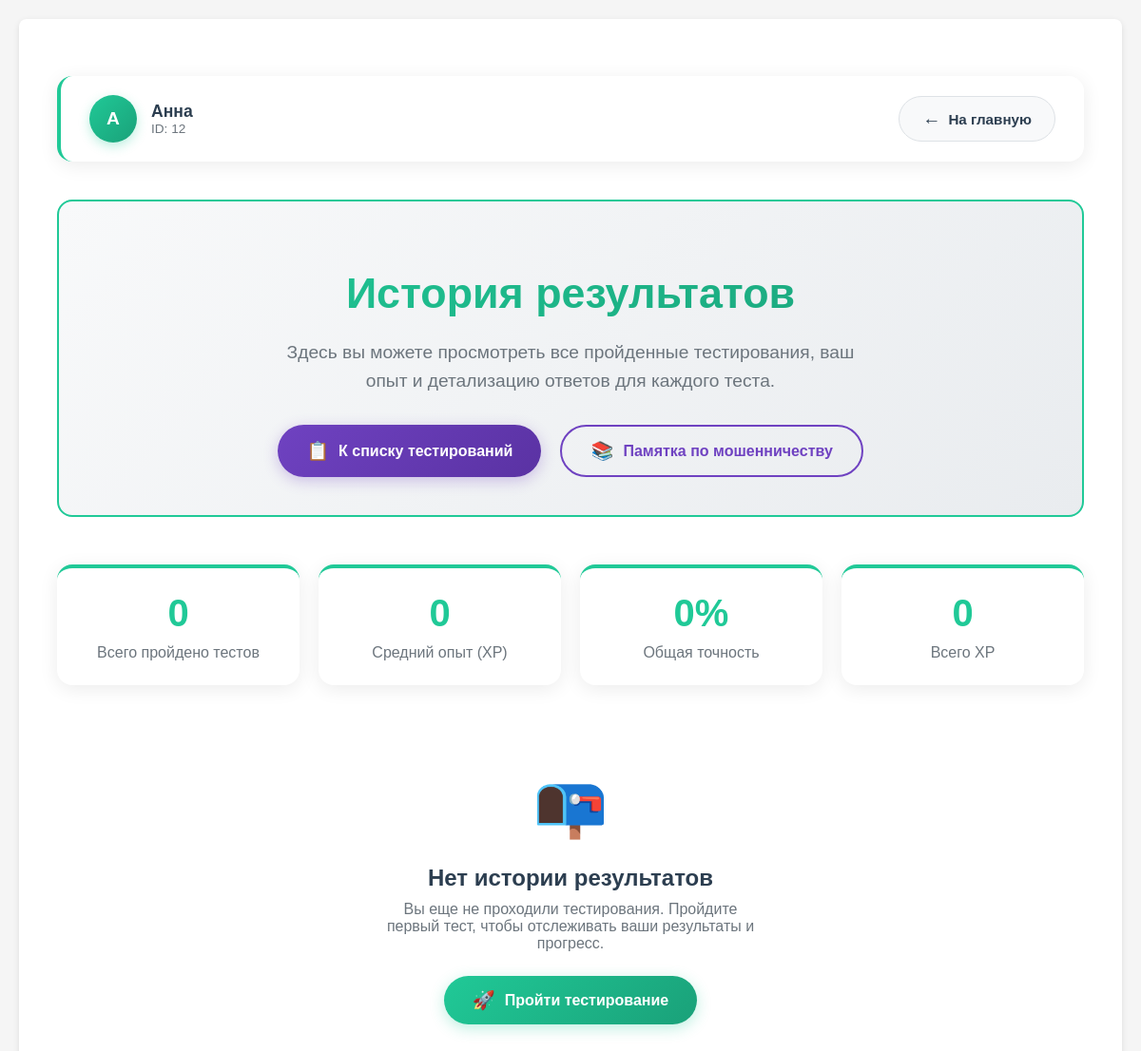
/test_room_preview/history_result (signed in), run on an earlier commit of the app's database.
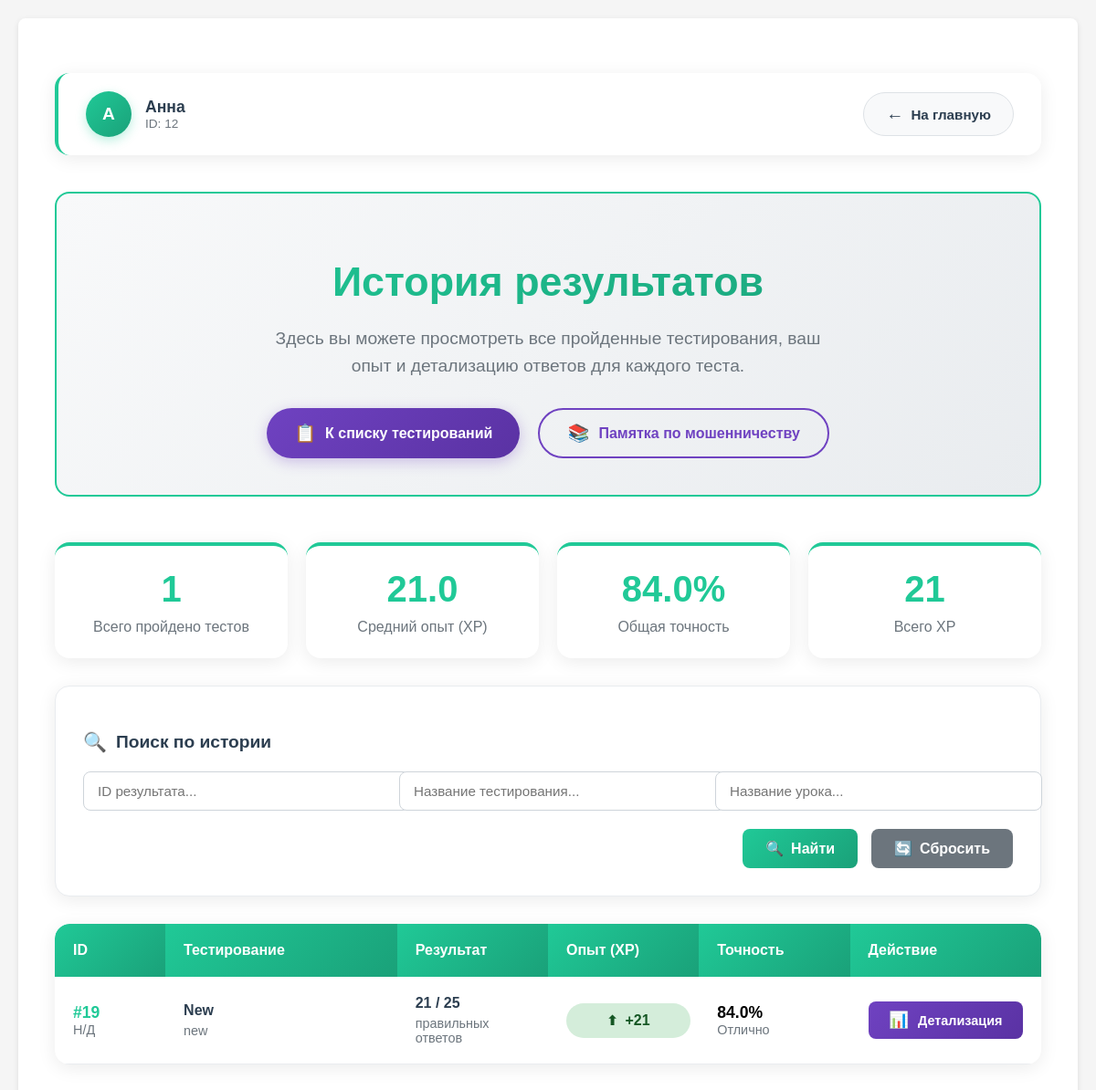
And on a later commit of the database.
### app.py (models this page shows, shortened)
class User(db.Model, UserMixin):
    __tablename__ = 'Users'
    id =  db.Column(db.Integer, primary_key=True)
    username = db.Column(db.String(64), unique=True, nullable=False)
    password_hash = db.Column(db.String(64), nullable=False)
    privileges = db.Column(db.Integer, default = 0)

class Result(db.Model):
    __tablename__ = 'Results'
    id = db.Column(db.Integer, primary_key=True)
    testing_id = db.Column(db.Integer, nullable=False)
    lesson_id = db.Column(db.Integer, nullable=False)
    user_id = db.Column(db.Integer, nullable=False)
    score = db.Column(db.Integer, nullable=False)
    correct_answers_id = db.Column(db.JSON, nullable=False)
    wrong_answers_id = db.Column(db.JSON, nullable=False)

class Testing(db.Model):
    __tablename__ = 'Testings'
    id = db.Column(db.Integer, primary_key=True)
    name = db.Column(db.String(64), unique=True, nullable=False)
    status = db.Column(db.Boolean, nullable=False)
    lesson_id = db.Column(db.Integer, nullable=False)
    group_id = db.Column(db.JSON, nullable=False)

class Lesson(db.Model):
    __tablename__ = 'Lessons'
    id = db.Column(db.Integer, primary_key=True)
    name = db.Column(db.String(64), unique=True, nullable=False)
    time = db.Column(db.Integer, nullable=False)
    price_correct = db.Column(db.Integer, default=1)
    price_wrong = db.Column(db.Integer, default=-1)
    questions = db.Column(db.JSON, nullable=False)

### app.py (the view)
@app.route('/test_room_preview/history_result')
def history_result():
    curent_user = User.query.filter(
        User.username.ilike(session.get('curent_user'))
    ).first()
    if not curent_user:
        return redirect(url_for('login'))
    results = Result.query.filter_by(user_id=curent_user.id).all()
    testing_ids = {r.testing_id for r in results if r.testing_id}
    lesson_ids = {r.lesson_id for r in results if r.lesson_id}
    testings_dict = {}
    if testing_ids:
        testings = Testing.query.filter(Testing.id.in_(testing_ids)).all()
        testings_dict = {t.id: t for t in testings}
    lessons_dict = {}
    if lesson_ids:
        lessons = Lesson.query.filter(Lesson.id.in_(lesson_ids)).all()
        lessons_dict = {l.id: l for l in lessons}
    return render_template('history_result.html',
                           user=curent_user,
                           results=results,
                           testings_dict=testings_dict,
                           lessons_dict=lessons_dict)

### app.py (called while the page is built)
@login_manager.user_loader
def load_user(user_id):
    return User.query.get(int(user_id))

### templates/history_result.html (shortened to what this page needs)
{% extends 'base.html' %}
{% block content %}
<div class="history-container">
    <div class="top-bar">
        <div class="user-info">
            <div class="user-avatar">
                {{ user.username[:1]|upper }}
            </div>
            <div>
                <div class="user-name">{{ user.username }}</div>
                <div class="user-id">ID: {{ user.id }}</div>
            </div>
        </div>
        <a href="{{ url_for('index') }}" class="back-button">
            <span style="font-size: 1.2rem;">←</span>
            На главную
        </a>
    </div>
    <div class="header-section">
        <h1 class="header-title">История результатов</h1>
        <p class="header-subtitle">
            Здесь вы можете просмотреть все пройденные тестирования,
            ваш опыт и детализацию ответов для каждого теста.
        </p>
        <div class="action-buttons">
            <a href="{{ url_for('test_room_preview') }}" class="testing-button">
                <span style="font-size: 1.2rem;">📋</span>
                К списку тестирований
            </a>
            <a href="{{ url_for('test_room_memo') }}" class="memo-button">
                <span style="font-size: 1.2rem;">📚</span>
                Памятка по мошенничеству
            </a>
        </div>
    </div>
    <div class="stats-container">
        <div class="stat-card">
            <div class="stat-value">{{ results|length }}</div>
            <div class="stat-label">Всего пройдено тестов</div>
        </div>
        <div class="stat-card">
            <div class="stat-value">
                {% if results|length > 0 %}
                    {{ (results|map(attribute='score')|sum / results|length)|round(1) }}
                {% else %}
                    0
                {% endif %}
            </div>
            <div class="stat-label">Средний опыт (XP)</div>
        </div>
        <div class="stat-card">
            <div class="stat-value">
                {% if results|length > 0 %}
                    {% set total_correct = results|map(attribute='correct_answers_id')|map('length')|sum %}
                    {% set total_questions = results|map(attribute='correct_answers_id')|map('length')|sum +
                                            results|map(attribute='wrong_answers_id')|map('length')|sum %}
                    {{ ((total_correct / total_questions * 100) if total_questions > 0 else 0)|round(1) }}%
                {% else %}
                    0%
                {% endif %}
            </div>
            <div class="stat-label">Общая точность</div>
        </div>
        <div class="stat-card">
            <div class="stat-value">
                {% if results|length > 0 %}
                    {{ results|map(attribute='score')|sum }}
                {% else %}
                    0
                {% endif %}
            </div>
            <div class="stat-label">Всего XP</div>
        </div>
    </div>
    {% if results|length > 0 %}
    <div class="filters-container">
        <h3 class="filters-title">
            <span style="font-size: 1.3rem;">🔍</span>
            Поиск по истории
        </h3>
        <div class="filters-grid">
            <div>
                <input type="text" id="searchResultID" class="filter-input"
                       placeholder="ID результата...">
            </div>
            <div>
                <input type="text" id="searchTestingName" class="filter-input"
                       placeholder="Название тестирования...">
            </div>
            <div>
                <input type="text" id="searchLessonName" class="filter-input"
                       placeholder="Название урока...">
            </div>
        </div>
        <div class="filter-actions">
            <button type="button" class="filter-btn search-btn" onclick="searchResultsTable()">
                <span style="font-size: 1rem;">🔍</span>
                Найти
            </button>
            <button type="button" class="filter-btn reset-btn" onclick="clearResultsSearch()">
                <span style="font-size: 1rem;">🔄</span>
                Сбросить
            </button>
        </div>
    </div>
    <div class="results-table-container">
        <div class="table-scroll">
            <table class="results-table">
                <thead>
                    <tr>
                        <th style="width: 10%">ID</th>
                        <th style="width: 25%">Тестирование</th>
                        <th style="width: 15%">Результат</th>
                        <th style="width: 15%">Опыт (XP)</th>
                        <th style="width: 15%">Точность</th>
                        <th style="width: 20%">Действие</th>
                    </tr>
                </thead>
                <tbody id="resultsTableBody">
                    {% for result in results %}
                    {% set testing = testings_dict.get(result.testing_id) %}
                    {% set lesson = lessons_dict.get(result.lesson_id) %}
                    <tr class="result-row">
                        <td>
                            <div class="result-id">#{{ result.id }}</div>
                            <div class="date-info">
                                Н/Д
                            </div>
                        </td>
                        <td>
                            {% if testing %}
                                <div class="testing-info">{{ testing.name }}</div>
                            {% else %}
                                <div style="color: #dc3545; font-weight: 600;">
                                    <span style="font-size: 0.9rem;">⚠️</span> Тестирование удалено
                                </div>
                            {% endif %}
                            {% if lesson %}
                                <div class="lesson-info">{{ lesson.name }}</div>
                            {% else %}
                                <div class="lesson-info">Урок удален</div>
                            {% endif %}
                        </td>
                        <td>
                            {% set correct_count = result.correct_answers_id|length if result.correct_answers_id else 0 %}
                            {% set wrong_count = result.wrong_answers_id|length if result.wrong_answers_id else 0 %}
                            {% set total = correct_count + wrong_count %}
                            <div class="testing-info">
                                {{ correct_count }} / {{ total }}
                            </div>
                            <div class="lesson-info">
                                правильных ответов
                            </div>
                        </td>
                        <td>
                            {% if result.score > 0 %}
                                <span class="score-badge score-positive">
                                    <span style="font-size: 0.9rem;">⬆</span>
                                    +{{ result.score }}
                                </span>
                            {% elif result.score < 0 %}
                                <span class="score-badge score-negative">
                                    <span style="font-size: 0.9rem;">⬇</span>
                                    {{ result.score }}
                                </span>
                            {% else %}
                                <span class="score-badge score-neutral">
                                    <span style="font-size: 0.9rem;">↔</span>
                                    {{ result.score }}
                                </span>
                            {% endif %}
                        </td>
                        <td>
                            {% set correct_count = result.correct_answers_id|length if result.correct_answers_id else 0 %}
                            {% set wrong_count = result.wrong_answers_id|length if result.wrong_answers_id else 0 %}
                            {% set total = correct_count + wrong_count %}
                            {% set accuracy = (correct_count / total * 100) if total > 0 else 0 %}
                            <div class="accuracy-cell">
                                {{ accuracy|round(1) }}%
                            </div>
                            <div class="lesson-info">
                                {% if accuracy >= 80 %}
                                    Отлично
                                {% elif accuracy >= 60 %}
                                    Хорошо
                                {% else %}
                                    Низкая
                                {% endif %}
                            </div>
                        </td>
                        <td>
                            <button class="details-button"
                                    onclick="showResultDetails('{{ result.testing_id }}', '{{ result.user_id }}')">
                                <span style="font-size: 1.1rem;">📊</span>
                                Детализация
                            </button>
                        </td>
                    </tr>
                    {% endfor %}
                </tbody>
            </table>
        </div>
    </div>
    {% else %}
    <div class="no-results">
        <div class="no-results-icon">📭</div>
        <h3 class="no-results-title">Нет истории результатов</h3>
        <p class="no-results-text">
            Вы еще не проходили тестирования. Пройдите первый тест,
            чтобы отслеживать ваши результаты и прогресс.
        </p>
        <a href="{{ url_for('test_room_preview') }}" class="take-test-btn">
            <span style="font-size: 1.2rem;">🚀</span>
            Пройти тестирование
        </a>
    </div>
    {% endif %}
</div>
{% endblock %}
{% set show_footer = False %}

### templates/base.html (shortened to what this page needs)
<!doctype html>
<html lang="ru">
<head>
{% block header %}
<link rel="stylesheet" href="{{ url_for('static', filename='style.css') }}">
{% endblock  %}
</head>
<body>
<div class="container">
  {% block content %}{% endblock %}
</div>
</body>
</html>

### static/style.css (style rules this page uses)
body { font-family: Arial, sans-serif; margin: 0; padding: 20px; background: #f5f5f5; }
.container { max-width: 1300px; margin: auto; background: white; padding: 20px; border-radius: 8px; box-shadow: 0 2px 6px rgba(0,0,0,.1); }
button, .btn { padding: 10px 20px; background: #007bff; color: white; border: none; border-radius: 4px; cursor: pointer; font-size: 1rem; }

What changed in the data, as far as the page shows it:
added Result: id "19", score "21", total "25", accuracy "84.0"
now on this page (row unchanged): Testing: name "New"
now on this page (row unchanged): Lesson: name "new"
Also different on the page:
{{ results|length }}: "0" → "1"
{{ (results|map(attribute='score')|sum / results|length)|round(1) }}: (not shown) → "21.0"
{{ results|map(attribute='score')|sum }}: (not shown) → "21"
text no longer shown: "0 0% 0 📭 Нет истории результатов Вы еще не проходили тестирования. Пройдите первый тест, чтобы отслеживать ваши результаты и прогресс. 🚀 Пройти тестирование"
text now shown: "84.0 % 🔍 Поиск по истории 🔍 Найти 🔄 Сбросить ID Тестирование Результат Опыт (XP) Точность Действие"
